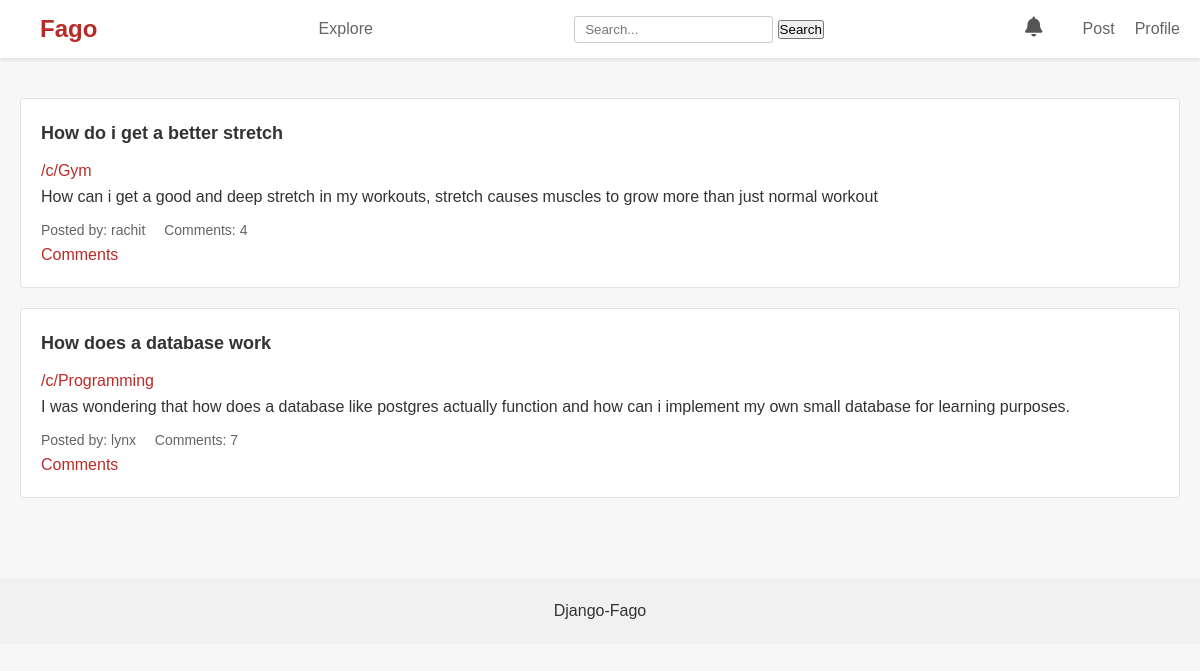
Page / (signed in) on the earlier database version.
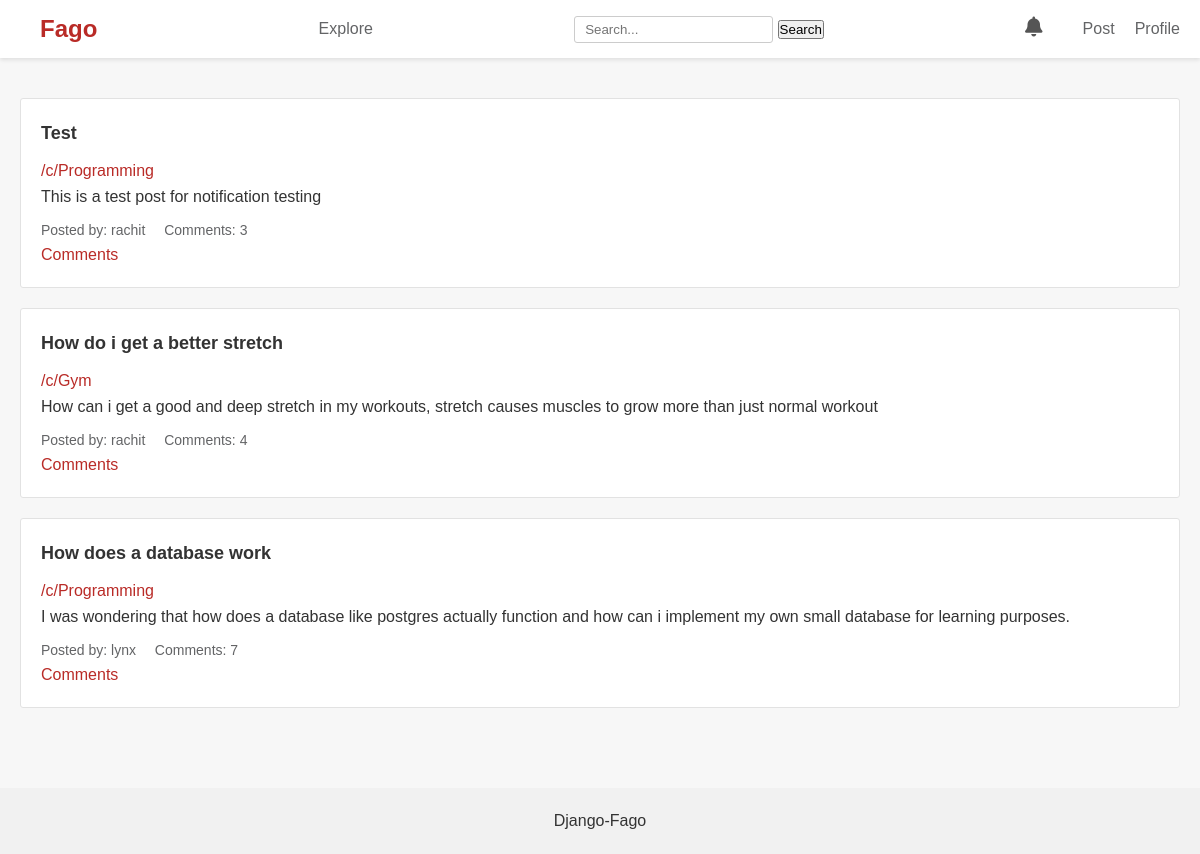
Same page on the later database version.
### posts/models.py (models this page shows, shortened)
class Post(models.Model):
    title = models.CharField(max_length=255)
    content = models.TextField()
    image = models.ImageField(upload_to=settings.POSTS_PICS_DIR,
                              blank=True,
                              null=True)
    author = models.ForeignKey(User, on_delete=models.CASCADE)
    posted_at = models.DateTimeField(timezone.now, default=timezone.now)
    community = models.ForeignKey(Community, related_name='posts', on_delete=models.CASCADE, default=None, null=True)
    pinned = models.BooleanField(default=False)

### communities/models.py (models this page shows)
class Community(models.Model):
    name = models.CharField(max_length=100, unique=True)
    description = models.TextField()
    owner = models.ForeignKey(User, on_delete=models.SET_NULL, null=True)
    members = models.ManyToManyField(User, related_name='communities')
    def __str__(self) -> str:
        return self.name

### posts/views.py (the view)
# urls.py: 2. Add a URL to urlpatterns:  path('', views.home, name='home')
def home(request):
    posts = Post.objects.order_by('-posted_at')
    context = {
        'posts': posts,
    }
    return render(request, "posts/index.html", context=context)

### posts/templates/posts/index.html (shortened to what this page needs)
{% extends "posts/base.html" %}
{% block content %}
<main class="container">
    <div class="posts">
        {% for post in posts %}
        <div class="post">
            <h2>{{ post.title }}</h2>
            <a href="{% url 'community' post.community %}" class="hi">/c/{{ post.community }}</a>
            <p>{{ post.content }}</p>
            <div class="post-meta">
                <span>Posted by: {{ post.author }}</span>
                <span>Comments: {{ post.comment_set.count }}</span>
            </div>
            <a href="{% url 'read-post' post.id %}" class="hi">Comments</a>
        </div>
        {% endfor %}
    </div>
</main>
{% endblock %}

Differences in the rows shown:
added Post: title "Test", community "Programming", content "This is a test post for notification testing", author "rachit", comment_set.count "3"
